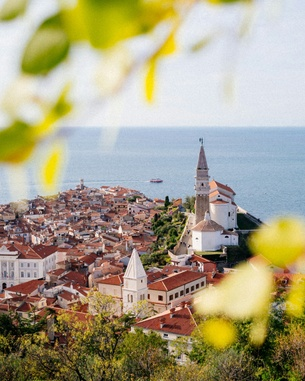
#> input picture Experiment 1 - Solutions by student/experiment-01/image.jpg, 305 x 381 px, shrunk from 1280 x 1600 before the run, found by its file name
$ python exp4.py
#> lines starting #> are read from the running program, lines starting #| are printed output that depends on the picture
import os
import cv2
import numpy as np
import matplotlib.pyplot as plt

# ==============================================================================
# STEP 1: Import required libraries and load a grayscale image
# ==============================================================================
image_path = "image.jpg"

if not os.path.exists(image_path):
    script_dir = os.path.dirname(os.path.abspath(__file__))
    image_path = os.path.join(script_dir, "colourful.jpeg")

img = cv2.imread(image_path, cv2.IMREAD_GRAYSCALE)
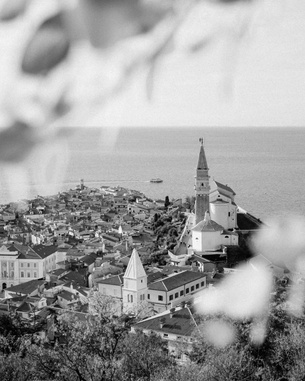
#> img: shape (381, 305); min 0, max 252, mean 159.5

if img is None:
    # Synthetic fallback if image is missing
    img = np.zeros((300, 300), dtype=np.uint8)
    cv2.rectangle(img, (60, 60), (240, 240), 200, -1)
    cv2.circle(img, (150, 150), 45, 50, -1)

rows, cols = img.shape
#> rows = 381; cols = 305
crow, ccol = rows // 2, cols // 2  # Center coordinates
#> crow = 190; ccol = 152

# ==============================================================================
# STEP 2: Compute Discrete Fourier Transform (DFT) using NumPy
# ==============================================================================
dft = np.fft.fft2(img.astype(np.float32))

# ==============================================================================
# STEP 3: Shift zero-frequency component to center of frequency spectrum
# ==============================================================================
dft_shifted = np.fft.fftshift(dft)

# ==============================================================================
# STEP 4: Display and analyze magnitude spectrum
# ==============================================================================
magnitude_spectrum = 20 * np.log(np.abs(dft_shifted) + 1e-5)
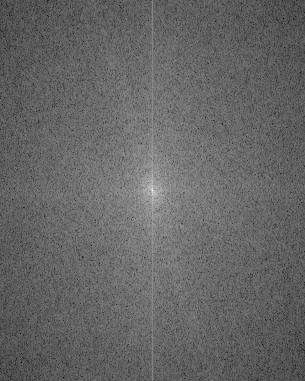
#> magnitude_spectrum: shape (381, 305) float64; min 47.85, max 334.7, mean 162.5; drawn with min black and max white

# ==============================================================================
# STEP 5: Design and apply an Ideal/Gaussian Low-Pass Filter (LPF)
# ==============================================================================
# Create coordinate grid
u = np.arange(rows)
#> u = 381 values from 0 to 380
v = np.arange(cols)
#> v = 305 values from 0 to 304
u, v = np.meshgrid(u, v, indexing='ij')
D = np.sqrt((u - crow)**2 + (v - ccol)**2)

# Ideal Low-Pass Filter Mask (cutoff radius D0)
D0_lpf = 40
lpf_mask = np.zeros((rows, cols), dtype=np.float32)
lpf_mask[D <= D0_lpf] = 1.0

# Apply LPF mask in frequency domain
fshift_lpf = dft_shifted * lpf_mask

# ==============================================================================
# STEP 6: Design and apply an Ideal High-Pass Filter (HPF)
# ==============================================================================
D0_hpf = 20
hpf_mask = np.ones((rows, cols), dtype=np.float32)
hpf_mask[D <= D0_hpf] = 0.0

# Apply HPF mask in frequency domain
fshift_hpf = dft_shifted * hpf_mask

# ==============================================================================
# STEP 7: Perform Inverse Fourier Transform (IDFT) to reconstruct spatial images
# ==============================================================================
# Inverse shift and inverse 2D FFT for LPF
f_ishift_lpf = np.fft.ifftshift(fshift_lpf)
img_lpf = np.fft.ifft2(f_ishift_lpf)
img_lpf = np.abs(img_lpf)
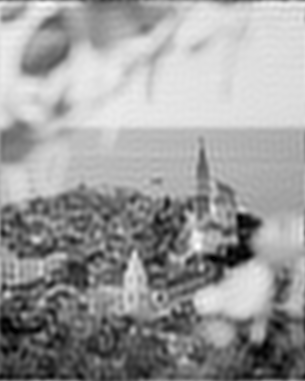
#> img_lpf: shape (381, 305) float64; min 0.112, max 261.6, mean 159.5; drawn with min black and max white

# Inverse shift and inverse 2D FFT for HPF
f_ishift_hpf = np.fft.ifftshift(fshift_hpf)
img_hpf = np.fft.ifft2(f_ishift_hpf)
img_hpf = np.abs(img_hpf)
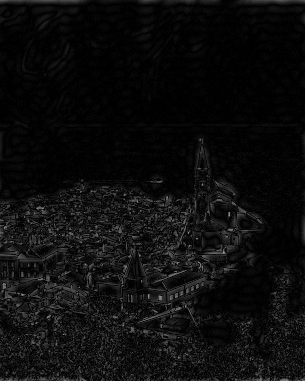
#> img_hpf: shape (381, 305) float64; min 4.84e-05, max 161.4, mean 13.5

# ==============================================================================
# STEP 8 & 9: Plot and compare outputs
# ==============================================================================
fig, axes = plt.subplots(2, 3, figsize=(14, 9))

titles = [
    "Step 1: Original Image",
    "Step 4: Magnitude Spectrum",
    "Step 5: LPF Mask (Radius=40)",
    "Step 5 & 7: LPF Reconstructed",
    "Step 6: HPF Mask (Radius=20)",
    "Step 6 & 7: HPF Reconstructed (Edges)"
]

displays = [
    img,
    magnitude_spectrum,
    lpf_mask,
    img_lpf,
    hpf_mask,
    img_hpf
]

for ax, title, data in zip(axes.ravel(), titles, displays):
    ax.imshow(data, cmap="gray")
    ax.set_title(title, fontsize=10)
    ax.axis("off")
#> this loop made 6 passes
#> title on passes 1 to 6: 'Step 1: Original Image', 'Step 4: Magnitude Spectrum', 'Step 5: LPF Mask (Radius=40)', 'Step 5 & 7: LPF Reconstructed', 'Step 6: HPF Mask (Radius=20)', 'Step 6 & 7: HPF Reconstructed (Edges)'

plt.tight_layout()

# Save image file to allow viewing in Code Runner / non-GUI environments
output_file = "exp4_frequency_filtering_output.png"
plt.savefig(output_file, dpi=300)
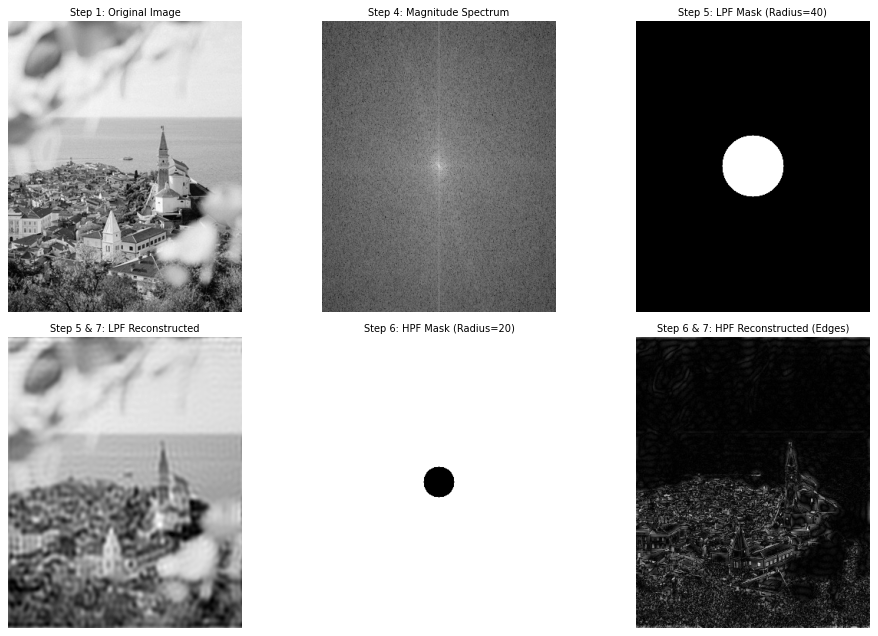
#> figure drawn by matplotlib, 6 panels
print(f"Result successfully saved as '{output_file}'.")

plt.show(block=True)

# ==============================================================================
# STEP 10: Observations & Analytical Documentation
# ==============================================================================
print("\n--- Step 10: Analytical Observations ---")
print("1. Low-Pass Filtering: Attenuates outer high frequencies, resulting in image smoothing and noise reduction.")
print("2. High-Pass Filtering: Blocks central DC/low-frequency energy, isolating sharp gradients, edges, and fine details.")
print("3. Convolution Theorem: Multiplication in frequency domain corresponds to 2D spatial convolution, reducing complexity.")
